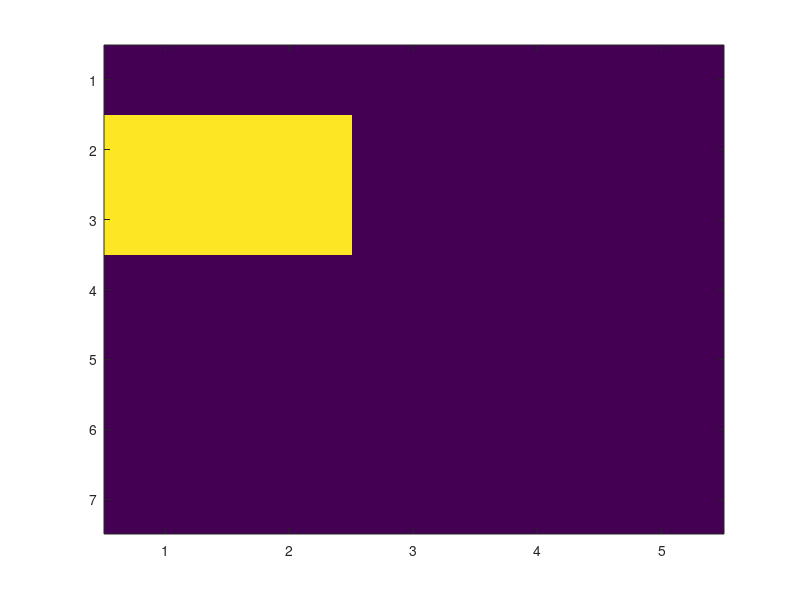

MATLAB code for this plot: (Note: this script raises an error after producing the figure.)
function checkGrooves()

%UNTITLED2 Summary of this function goes here
%   Detailed explanation goes here

str1 = 'groove_a-b_3-6';
str2 = 'groove_b-c_3-8';
str3 = 'groove_c-a_2-8';
strCAF = 'CAF_coordinates';

fname = pwd;
listing = dir(fname);

for k = 1:length(listing)
   
    str_complete = listing(k).name;

    find1 = strfind(str_complete,str1);
    find2 = strfind(str_complete,str2);
    find3 = strfind(str_complete,str3);

    if size(find1,1) ~= 0
        Tgroove1 = load(str_complete);
        Tgroove1 = Tgroove1.groove1_coordinates;
    elseif size(find2,1) ~= 0
        Tgroove2 = load(str_complete);
        Tgroove2 = Tgroove2.groove2_coordinates;
    elseif size(find3,1) ~= 0
        Tgroove3 = load(str_complete);
        Tgroove3 = Tgroove3.groove3_coordinates;
    end
end

cd termoFiles_mat\
mh = load('hotMean.mat');
mh = mh.hotMean;
mc = load('coldMean.mat');
mc = mc.coldMean;

m = mh - mc;

figure
imagesc(m)
hold on
plot([Tgroove1(1,1)-0.5,Tgroove1(2,1)+0.5,Tgroove1(3,1)+0.5,Tgroove1(1,1)-0.5,Tgroove1(1,1)-0.5], ...
    [Tgroove1(1,2)-0.5,Tgroove1(2,2)-0.5,Tgroove1(3,2)+0.5,Tgroove1(3,2)+0.5,Tgroove1(1,2)-0.5],'r','linewidth',2)
plot([Tgroove2(1,1)-0.5,Tgroove2(2,1)+0.5,Tgroove2(3,1)+0.5,Tgroove2(1,1)-0.5,Tgroove2(1,1)-0.5], ...
    [Tgroove2(1,2)-0.5,Tgroove2(2,2)-0.5,Tgroove2(3,2)+0.5,Tgroove2(3,2)+0.5,Tgroove2(1,2)-0.5],'r','linewidth',2)
plot([Tgroove3(1,1)-0.5,Tgroove3(2,1)+0.5,Tgroove3(3,1)+0.5,Tgroove3(1,1)-0.5,Tgroove3(1,1)-0.5], ...
    [Tgroove3(1,2)-0.5,Tgroove3(2,2)-0.5,Tgroove3(3,2)+0.5,Tgroove3(3,2)+0.5,Tgroove3(1,2)-0.5],'r','linewidth',2)

hold off

cd ..
end